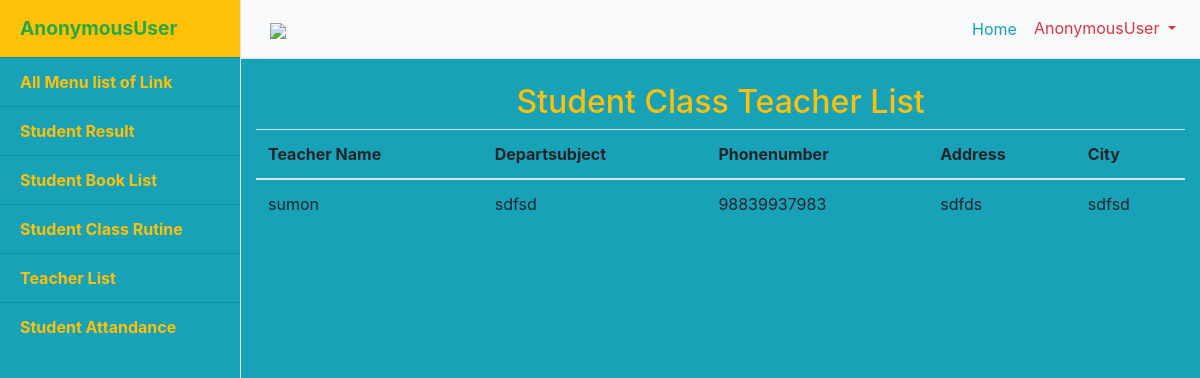
The app's page /stdteacherlist/ with its own data.
### projectapp/models.py (models this page shows, shortened)
class teacherform(models.Model):
    user = models.OneToOneField(User, on_delete=models.CASCADE, related_name="teacherforma")
    teacher_name = models.CharField(max_length=30)
    father_name = models.CharField(max_length=30)
    mother_name = models.CharField(max_length=30)
    phonenumber = models.CharField(max_length=30)
    dateofbirth = models.CharField(max_length=30)
    address = models.CharField(max_length=30)
    city = models.CharField(max_length=30)
    departsubject = models.CharField(max_length=30)
    usertype = models.CharField(max_length=30)

### projectapp/views.py (the view)
# urls.py: path('stdteacherlist/', views.stdteacherlistpage, name='stdteacherlist'),
def stdteacherlistpage(request):
	stdtealist = teacherform.objects.all()
	return render(request, 'stdteacherlist.html', {'stdtealist':stdtealist})

### templates/stdteacherlist.html (shortened to what this page needs)
{% load static %}
<!DOCTYPE html>
<html lang="en">
<head>
  <link href="{% static 'dashboard/vendor/bootstrap/css/bootstrap.min.css' %}" rel="stylesheet">
  <link href="{%static 'dashboard/css/simple-sidebar.css' %}" rel="stylesheet">
  <link rel="stylesheet" href="https://stackpath.bootstrapcdn.com/bootstrap/4.3.1/css/bootstrap.min.css">
   <link rel="stylesheet" href="https://cdnjs.cloudflare.com/ajax/libs/font-awesome/4.7.0/css/font-awesome.min.css">
</head>
<body class="bg-info">
  <div class="d-flex" id="wrapper">
              {% include 'sidebar.html' %}
<br>
<div class="container">
<center>
  <h2 class="text-warning">Student Class Teacher List</h2>
</center>
<table class="table">
  <thead>
    <tr>
      <th scope="col">Teacher Name</th>
      <th scope="col">Departsubject</th>
      <th scope="col">Phonenumber</th>
      <th scope="col">Address</th>
      <th scope="col">City</th>
    </tr>
  </thead>
  <tbody>
    {% for stdtealist in stdtealist %}
    <tr>
      <td>{{ stdtealist.teacher_name}}</td>
      <td>{{ stdtealist.departsubject}}</td>
      <td>{{ stdtealist.phonenumber}}</td>
      <td>{{ stdtealist.address}}</td>
      <td>{{ stdtealist.city}}</td>
    </tr>
    {% endfor %}
  </tbody>
</table>
  </div>
</body>
</html>

### static/dashboard/css/simple-sidebar.css (style rules this page uses)
body { overflow-x: hidden; }

### records on screen
teacherform: teacher_name "sumon", departsubject "sdfsd", phonenumber "98839937983", address "sdfds", city "sdfsd"

### other values on screen
{{ user }} "AnonymousUser"
